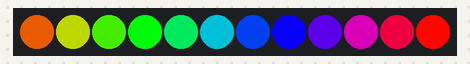
Recording of a sketch running on a simulated Arduino Uno, built with avr-gcc and run on an emulated ATmega328P. On the bench: 12 RGB LEDs in strip order, left to right.

Above: at 0.46 s.
At 3.18 s:
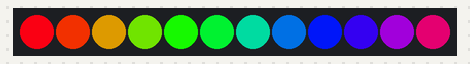
At 5.89 s:
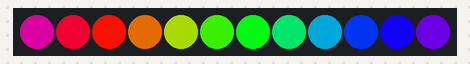
At 11.03 s:
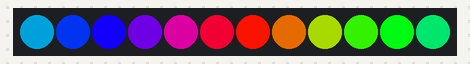
At 16.16 s:
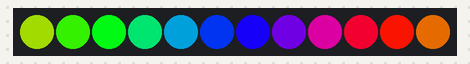
At 19.78 s:
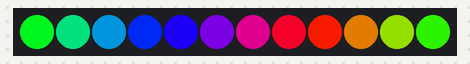

The sketch:

out.ino
```cpp
#include <Adafruit_NeoPixel.h>
#include <LightSignal.h>
#include <LightParameter.h>

LightSignal Strip(12, 6, NEO_GRBW + NEO_KHZ800);

LightParameter Pattern[1];

void setup() {
Serial.begin(115200);
Strip.begin();

int* a = new int[12] {0, 1, 2, 3, 4, 5, 6, 7, 8, 9, 10, 11, };
Pattern[0].initialize( RAINBOW_CYCLE, FORWARD, 10, 2000, 0, 0, 0, 255, 0, 0, 10, a, 12);
delete [] a;

}

void loop() {
for(int i = 0; i < 1; i++){
    Strip.mainLoop(&Pattern[i]);
 }
}
```
